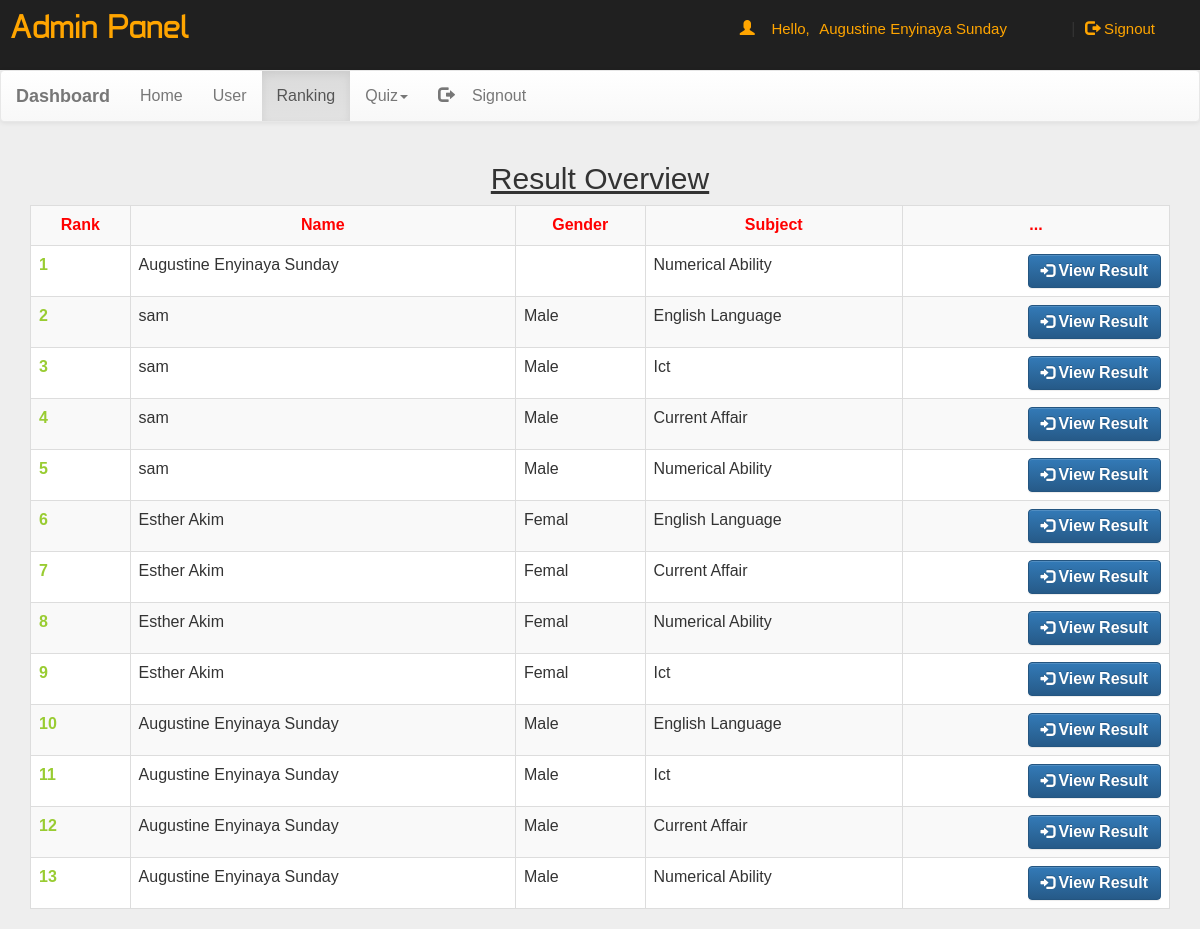
/admin/dash.php?q=2 (signed in), run on the app's committed database.
### tables this page shows
CREATE TABLE `rank` (
  `email` varchar(50) NOT NULL,
  `score` int(11) NOT NULL,
  `time` timestamp NOT NULL DEFAULT current_timestamp() ON UPDATE current_timestamp(),
  `subject` varchar(30) NOT NULL
);

CREATE TABLE `user` (
  `name` varchar(50) NOT NULL,
  `gender` varchar(5) NOT NULL,
  `program` varchar(100) NOT NULL,
  `email` varchar(50) NOT NULL,
  `regno` varchar(20) NOT NULL,
  `password` varchar(50) NOT NULL
);

### admin/dash.php (the view, shortened to what this page needs)
<!DOCTYPE html PUBLIC "-//W3C//DTD XHTML 1.0 Transitional//EN" "http://www.w3.org/TR/xhtml1/DTD/xhtml1-transitional.dtd">
<html xmlns="http://www.w3.org/1999/xhtml">
<head>
<link  rel="stylesheet" href="../css/bootstrap.min.css"/>
 <link  rel="stylesheet" href="../css/bootstrap-theme.min.css"/>
 <link rel="stylesheet" href="../css/main.css">
 <link  rel="stylesheet" href="../css/font.css">
</head>
<body  style="background:#eee;">
<div class="header">
<div class="row">
<div class="col-lg-6">
<span class="logo" style="color: orange;margin-left: 10px;">Admin Panel</span></div>
<?php
 include_once 'dbConnection.php';
  if(!(isset($_SESSION['email']))){
header("location:index.php");
}
else
{
$name = $_SESSION['name'];;
echo '<span class="pull-right top title1" ><span class="log1"><span class="glyphicon glyphicon-user" aria-hidden="true"></span>&nbsp;&nbsp;&nbsp;&nbsp;Hello,</span> <a href="account.php" class="log log1">'.$name.'</a>&nbsp;|&nbsp;<a href="logout.php?q=account.php" class="log"><span class="glyphicon glyphicon-log-out" aria-hidden="true"></span>&nbsp;Signout</button></a></span>';
}?>
</div>
</div></div>
<nav class="navbar navbar-default title1">
  <div class="container-fluid">
    <div class="navbar-header">
      <a class="navbar-brand" href="dash.php?q=0"><b>Dashboard</b></a>
    </div>
    <div class="collapse navbar-collapse" id="bs-example-navbar-collapse-1">
      <ul class="nav navbar-nav">
        <li <?php if(@$_GET['q']==0) echo'class="active"'; ?>><a href="dash.php?q=0">Home<span class="sr-only">(current)</span></a></li>
        <li <?php if(@$_GET['q']==1) echo'class="active"'; ?>><a href="dash.php?q=1">User</a></li>
		<li <?php if(@$_GET['q']==2) echo'class="active"'; ?>><a href="dash.php?q=2">Ranking</a></li>
        <li class="dropdown <?php if(@$_GET['q']==4 || @$_GET['q']==5 || @$_GET['q']==6) echo'active"'; ?>">
          <a href="#" class="dropdown-toggle" data-toggle="dropdown" role="button" aria-haspopup="true" aria-expanded="false">Quiz<span class="caret"></span></a>
        </li><li class="pull-right"> <a href="logout.php?q=account.php"><span class="glyphicon glyphicon-log-out" aria-hidden="true"></span>&nbsp;&nbsp;&nbsp;&nbsp;Signout</a></li>
      </ul>
          </div>
  </div>
</nav>
<div class="container">
<div class="row">
<div class="col-md-12">
<?php
if(@$_GET['q']== 2)
{
  $q=mysqli_query($con,"SELECT * FROM history" )or die('Error232');
  if (mysqli_num_rows($q) == 0) {
    echo  '<div class="panel title"><div class="table-responsive">
<table class="table table-striped title1" >
<tr style="color:red; text-align:center;"><td><b>Rank</b></td><td><b>Name</b></td><td><b>Gender</b></td><td><b>Subject</b></td><td><b>Score</b></td><td><b>...</b></td></tr>';
  $q=mysqli_query($con,"DELETE  FROM rank   " )or die('Error(delete)');
  }else{
$q=mysqli_query($con,"SELECT * FROM rank  ORDER BY email ASC " )or die('Error223');
?>
<div class="pnel tile"><div class="table  table-dark">
    <h2 style="text-align:center"><u>Result Overview</u></h2>
<table class="table table-striped table-bordered title1" >
<tr style="color:red; text-align:center;">
  <td><b>Rank</b></td>
  <td><b>Name</b></td>
  <td><b>Gender</b></td>
  <td><b>Subject</b></td>
  <td><b>...</b></td>
</tr>
<?php
$c=0;
while($row=mysqli_fetch_array($q) )
{
$e=$row['email'];
$program=$row['subject'];
$q12=mysqli_query($con,"SELECT * FROM user WHERE regno='$e' " )or die('Error231');
while($row=mysqli_fetch_array($q12) )
{
$name=$row['name'];
$gender=$row['gender'];
}
$q12=mysqli_query($con,"SELECT * FROM quiz WHERE title='$program' " )or die('Error231');
while($row=mysqli_fetch_array($q12) )
{
$eid=$row['eid'];
}
$c++;
echo '<tr><td style="color:#99cc32;"><b>'.$c.'</b></td><td>'.$name.'</td><td>'.$gender.'</td><td>'.$program.'</td>
  <td><a href="dash.php?q=8&email='.$e.'&eid='.$eid.'&subject='.$program.'&name='.$name.'" class="pull-right btn  btn-primary" ><span class="glyphicon glyphicon-log-in" aria-hidden="true"></span>&nbsp;<span class="title1"><b>View Result</b></span></a>
</td>
';
}
echo '</table></div></div>';
}
}
?>
</div>
</div></div>
</body>
</html>

### css/main.css (style rules this page uses)
body { overflow-x:hidden; width:100%; font: 15px "Century Gothic", "Times Roman", sans-serif; background:#eee; height:100%; background-attachment:fixed; }
.header { background:#202020; height:70px; }
.logo { font-family:'typo'; font-size:35px; margin-top: 30px; }
.title1 { font: 16px "Century Gothic", "Times Roman", sans-serif; }
.top { margin-top:20px; }
.log1 { font: 15px 'Ubuntu', sans-serif; color:orange; margin-left:10px; }
.log { margin:10px; margin-right:60px; margin-left:5px; color:orange; text-decoration:none; font-size:20px; font-size:15px; }

### data on the page
rank: subject "Numerical Ability"
rank: user.name "sam", user.gender "Male", subject "English Language"
rank: user.name "sam", user.gender "Male", subject "Ict"
rank: user.name "sam", user.gender "Male", subject "Current Affair"
rank: user.name "sam", user.gender "Male", subject "Numerical Ability"
rank: user.name "Esther Akim", user.gender "Femal", subject "English Language"
rank: user.name "Esther Akim", user.gender "Femal", subject "Current Affair"
rank: user.name "Esther Akim", user.gender "Femal", subject "Numerical Ability"
rank: user.name "Esther Akim", user.gender "Femal", subject "Ict"
rank: user.name "Augustine Enyinaya Sunday", user.gender "Male", subject "English Language"
rank: user.name "Augustine Enyinaya Sunday", user.gender "Male", subject "Ict"
rank: user.name "Augustine Enyinaya Sunday", user.gender "Male", subject "Current Affair"
rank: user.name "Augustine Enyinaya Sunday", user.gender "Male", subject "Numerical Ability"

### other printed values
$name "Augustine Enyinaya Sunday"
